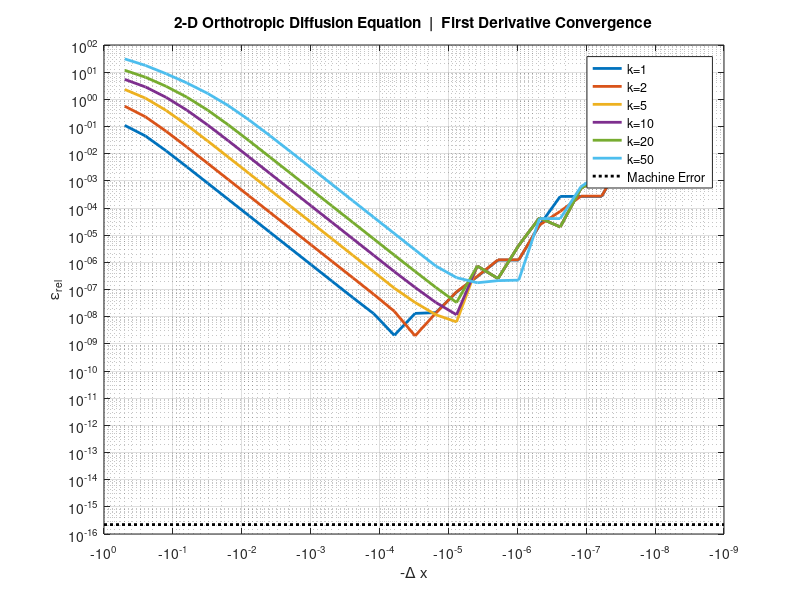

Source code (MATLAB):
clear all; close all; clc

meshOrder   = 1:28;
meshDx      = (1/2).^meshOrder;

order = 2;

ufdm = sparse([]);
uexact = sparse([]);

index = 0;

for k = [1 2 5 10 20 50]
    
    index = index + 1;
    
    for dx = meshDx
        
        if order == 2
            
            kbar = 1/(pi*dx) * acosh(k^2+1-k^2*cos(pi*dx));
            
            ufdmcenter = sin(pi*1/2)*sinh(kbar*pi*1)/sinh(kbar*pi);
            ufdmright = sin(pi*(1/2+dx))*sinh(kbar*pi*1)/sinh(kbar*pi);
            ufdmleft = sin(pi*(1/2-dx))*sinh(kbar*pi*1)/sinh(kbar*pi);
            ufdmlower = sin(pi*1/2)*sinh(kbar*pi*(1-dx))/sinh(kbar*pi);
            
            uyfdm = 1 / dx * ((1+k^2)*ufdmcenter - ufdmlower - k^2/2*ufdmleft - k^2/2*ufdmright);
            uyexact = k*pi*coth(k*pi);
            
        elseif order == 4
            
            alpha = 1/12*(k^2+1);
            beta = 1-2/12*(k^2+1);
            gamma = k^2-2/12*(k^2+1);
            delta = (-2+4/12)*(k^2+1);

            kbar = 1/(pi*dx) * acosh((-2*gamma*cos(pi*dx)-delta)/(4*alpha*cos(pi*dx)+2*beta));
            
            n = 1/dx;
            
            alpha = -k^2/6;
            beta = 1 + k^2/3;
            C = sparse(gallery('tridiag', n+1, alpha, beta, alpha));
            C(1, 1) = 1;
            C(1, 2) = 0;
            C(end, end-1) = 0;
            C(end, end) = 1;

            d = sparse(n+1, 1);

            for i = 2:n
                ufdmcenter = sin(pi*i*dx)*sinh(kbar*pi*1)/sinh(kbar*pi);
                ufdmlower = sin(pi*i*dx)*sinh(kbar*pi*(1-dx))/sinh(kbar*pi);
                d(i) = ufdmcenter/dx - ufdmlower/dx + (k^2*pi^2*dx)/2*ufdmcenter + (k^4*pi^4*dx^3)/24*ufdmcenter;
            end

            uy = C\d;
            uyfdm = uy(n/2+1);
            uyexact = k*pi*coth(k*pi);
            
        end
        
        err(-log(dx)/log(2)) = abs((uyfdm - uyexact) / uyexact);
        
    end
    
    uxerr(index, :) = err;
    
end

figure
hold on
set(gcf, 'Position', [1 1 624 550])

for i = 1:index
    plot(-meshDx, uxerr(i, :), 'linewidth', 2);
end
plot([-10^0 -10^-9], [eps eps], 'k:', 'linewidth', 2)
legend('k=1', 'k=2', 'k=5', 'k=10', 'k=20', 'k=50', 'Machine Error')
xlabel('-\Delta x'); ylabel('\epsilon_r_e_l')
title('2-D Orthotropic Diffusion Equation  |  First Derivative Convergence')


set(gca, 'xscale', 'log')
set(gca, 'yscale', 'log')
grid on; grid minor;
box on;